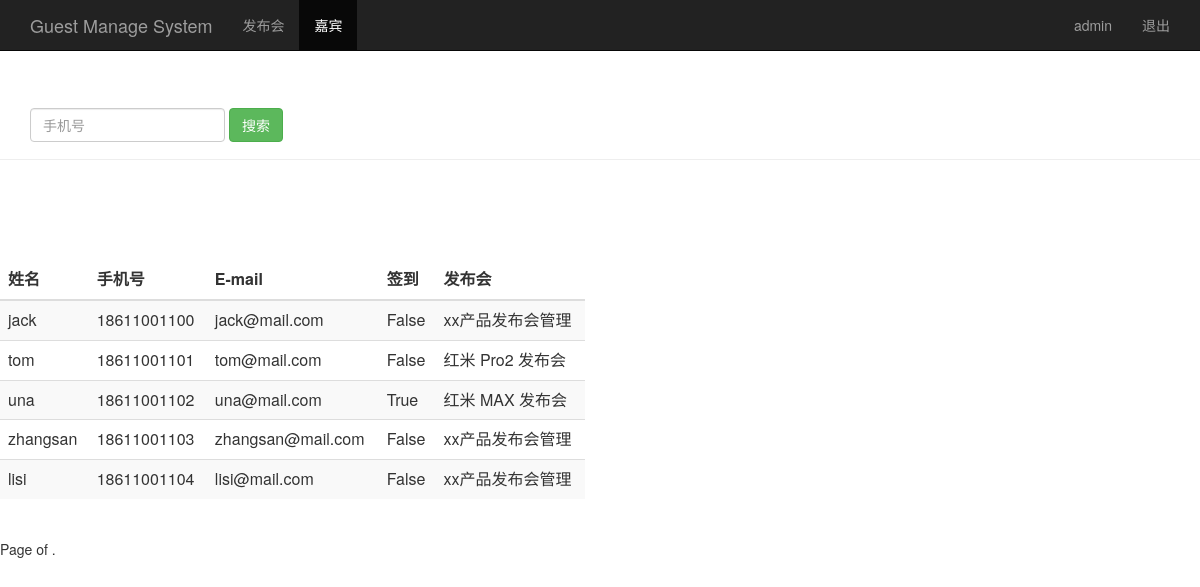
Screenshot of /search_phone/ (signed in) with the database file from the repository.
### sign/models.py (models this page shows, shortened)
class Guest(models.Model):
    event = models.ForeignKey(Event)    # 关联发布会 id
    realname = models.CharField(max_length=64)   # 姓名
    phone = models.CharField(max_length=16)      # 手机号
    email = models.EmailField()                  # 邮箱
    sign = models.BooleanField()                 # 签到状态
    create_time = models.DateTimeField(auto_now=True)   # 创建时间（ 自动获取当前时间）
    class Meta:
        unique_together = ("event", "phone")

class Event(models.Model):
    name = models.CharField('名称', max_length=100)  # 发布会标题
    limit = models.IntegerField('参加人数')    # 参加人数
    status = models.BooleanField('状态')       # 状态
    address = models.CharField('地址', max_length=200)   # 地址
    start_time = models.DateTimeField('发布会时间')      # 发布会时间
    create_time = models.DateTimeField(auto_now=True)    # 创建时间（ 自动获取当前时间）
    def __str__(self):
        return self.name

### sign/views.py (the view)
# urls.py: url(r'^search_phone/$', views.search_phone),
@login_required
def search_phone(request):
    phone_number  = request.GET.get("phone_number", '')
    if phone_number == '':
        events = Guest.objects.all()
    else:
        events = Guest.objects.filter(phone=phone_number)
    username = request.session.get('user', '')
    return render(request, "guest_manage.html", {"user": username,
                                                 "guests_list":events})

### sign/templates/guest_manage.html (shortened to what this page needs)
<html lang="zh-CN">
    <head>
    {% load bootstrap3 %}
    {% bootstrap_css %}
    </head>
    <body role="document">
    <nav class="navbar navbar-inverse navbar-fixed-top">
        <div class="container">
            <div class="navbar-header">
            <a class="navbar-brand" href="/event_manage/">Guest Manage System</a>
            </div>
                <div id="navbar" class="collapse navbar-collapse">
                <ul class="nav navbar-nav">
                <li><a href="/event_manage/">发布会</a></li>
                <li class="active"><a href="#">嘉宾</a></li>
                </ul>
                <ul class="nav navbar-nav navbar-right">
                <li><a href="#">{{ user }}</a></li>
                <li><a href="/logout/">退出</a></li>
                </ul>
            </div>
        </div>
    </nav>
    <div class="page-header" style="padding-top: 60px;">
        <div id="navbar" class="navbar-collapse collapse">
        <form class="navbar-form" method="get" action="/search_phone/">
        <div class="form-group">
            <input name="phone_number" type="text" placeholder="手机号" class="form-control">
        </div>
            <button type="submit" class="btn btn-success">搜索</button>
        </form>
        </div>
    </div>
    <div class="row" style="padding-top: 80px;">
        <div class="col-md-6">
        <table class="table table-striped">
            <thead>
            <tr>
                <th>姓名</th><th>手机号</th><th>E-mail</th><th>签到</th><th>发布会</th>
            </tr>
            </thead>
            <tbody>
            {% for guest in guests_list %}
                <tr>
                <td>{{ guest.realname }}</td>
                <td>{{ guest.phone }}</td>
                <td>{{ guest.email }}</td>
                <td>{{ guest.sign }}</td>
                <td>{{ guest.event }}</td>
                </tr>
            {% endfor %}
            </tbody>
        </table>
        </div>
    </div>
    <div class="pagination">
    <span class="step-links">
        <span class="current">
        Page {{ guests_list.number }} of {{ guests_list.paginator.num_pages }}.
        </span>
    </span>
    </div>
</body>
</html>

### rows the page displays
Guest: realname "jack", phone "18611001100", email "jack@mail.com", sign "False", event "xx产品发布会管理"
Guest: realname "tom", phone "18611001101", email "tom@mail.com", sign "False", event "红米 Pro2 发布会"
Guest: realname "una", phone "18611001102", email "una@mail.com", sign "True", event "红米 MAX 发布会"
Guest: realname "zhangsan", phone "18611001103", email "zhangsan@mail.com", sign "False", event "xx产品发布会管理"
Guest: realname "lisi", phone "18611001104", email "lisi@mail.com", sign "False", event "xx产品发布会管理"

### other values shown
{{ user }} "admin"
